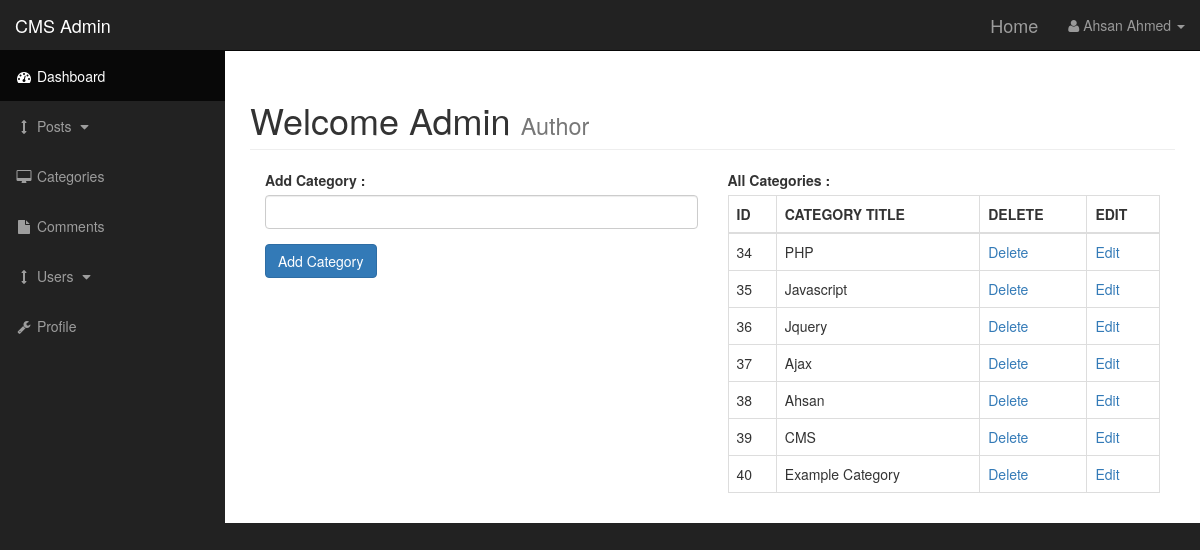
The app's page /admin/categories.php with its own data.
### tables this page shows
CREATE TABLE IF NOT EXISTS `categories` (
  `cat_id` int(11) NOT NULL,
  `cat_title` varchar(200) NOT NULL
);

### admin/functions.php (the view, shortened to what this page needs)
<?php
        function findallcategories(){
            global $connection;
                    $get_cat = "select * from categories";
                    $run_cat = mysqli_query($connection, $get_cat);
                    while ($row = mysqli_fetch_array($run_cat)){
                    $cat_id = $row['cat_id'];
                    $cat_title = $row['cat_title'];
?>
                    <tr>
                     <td><?php echo $cat_id; ?></td>
                     <td><?php echo $cat_title; ?></td>
                     <td><?php echo "<a href='categories.php?delete={$cat_id}'>Delete</a>"; ?></td>
                     <td><?php echo "<a href='categories.php?edit={$cat_id}'>Edit</a>"; ?></td>
                     </tr>
<?php   } } ?>

### admin/css/sb-admin.css (style rules this page uses)
body { margin-top: 100px; background-color: #222; }
@media (min-width:768px) { body { margin-top: 50px; } }

### records on screen
categories: cat_id "34", cat_title "PHP"
categories: cat_id "35", cat_title "Javascript"
categories: cat_id "36", cat_title "Jquery"
categories: cat_id "37", cat_title "Ajax"
categories: cat_id "38", cat_title "Ahsan"
categories: cat_id "39", cat_title "CMS"
categories: cat_id "40", cat_title "Example Category"
